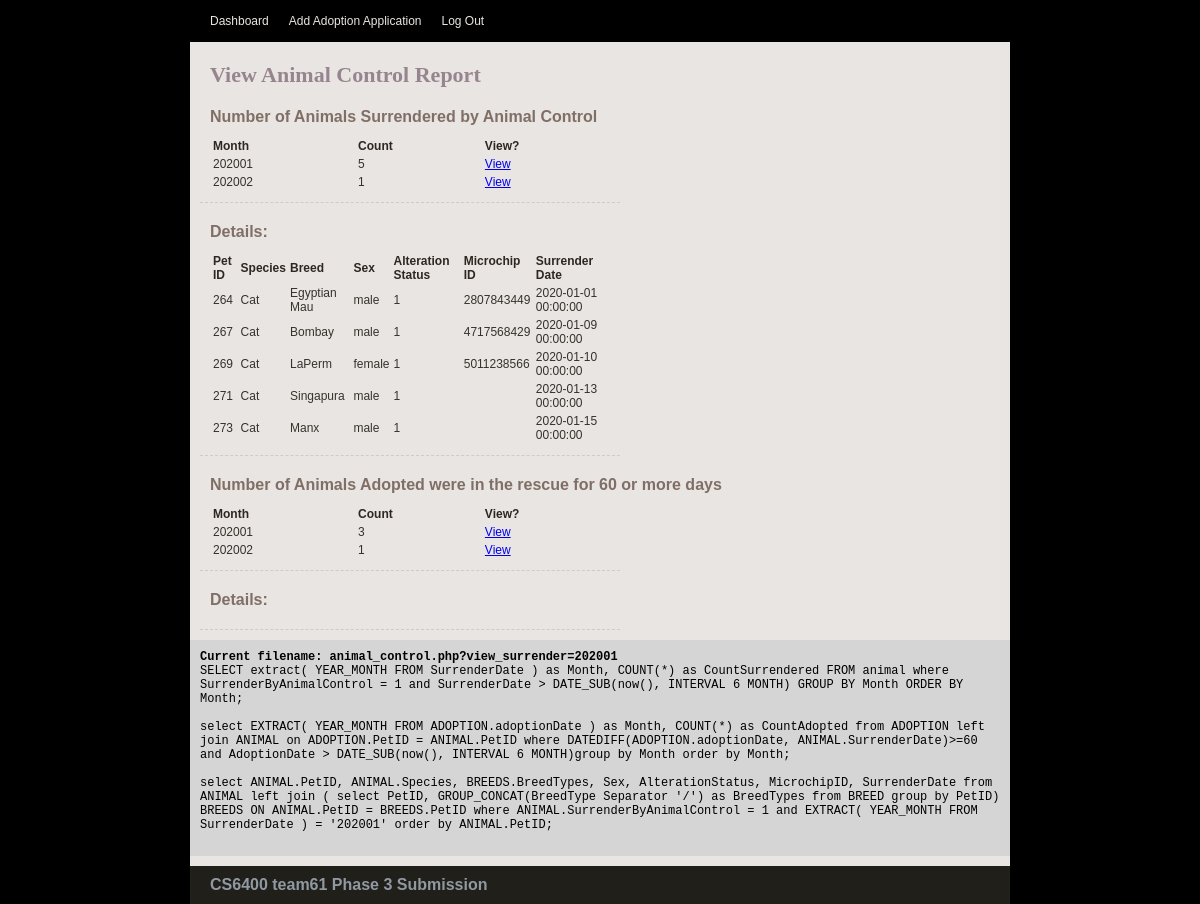
The app's page /animal_control.php?view_surrender=202001 (signed in) with its own data.
### tables this page shows
CREATE TABLE ANIMAL (
    PetID INT NOT NULL AUTO_INCREMENT,
    AlterationStatus BOOLEAN NOT NULL,
    Name VARCHAR(45) NOT NULL,
    Sex VARCHAR(10) NOT NULL,
    Age FLOAT NOT NULL,
    Description VARCHAR(200) NOT NULL,
    Species VARCHAR(20) NOT NULL,
    SurrenderReason VARCHAR(200) NOT NULL,
    SurrenderByAnimalControl BOOLEAN NOT NULL,
    SurrenderDate DATETIME NOT NULL,
    MicrochipID VARCHAR(50) NULL,
    Username VARCHAR(20) NOT NULL,
    PRIMARY KEY (PetID),
    FOREIGN KEY (Species) REFERENCES SPECIES (Species),
    FOREIGN KEY (Username) REFERENCES `USER` (Username));

### lib/common.php (called while the page is built, shortened)
<?php
$query_msg = [];
$encodedStr = basename($_SERVER['REQUEST_URI']);
$current_filename = urldecode($encodedStr);
?>

### animal_control.php (the view, shortened to what this page needs)
<?php
include('lib/common.php');
$query = "SELECT extract( YEAR_MONTH FROM SurrenderDate ) as Month, COUNT(*) as CountSurrendered " .
    "FROM animal " .
    "where SurrenderByAnimalControl = 1 and SurrenderDate  > DATE_SUB(now(), INTERVAL 6 MONTH) " .
    "GROUP BY Month " .
    "ORDER BY Month";
$surrendercount = mysqli_query($db, $query);
$query = "select EXTRACT( YEAR_MONTH FROM ADOPTION.adoptionDate ) as Month, COUNT(*) as CountAdopted " .
    "from ADOPTION " .
    "left join ANIMAL " .
    "on ADOPTION.PetID = ANIMAL.PetID " .
    "where DATEDIFF(ADOPTION.adoptionDate, ANIMAL.SurrenderDate)>=60 and AdoptionDate > DATE_SUB(now(), INTERVAL 6 MONTH)" .
    "group by Month " .
    "order by Month";
$adoptioncount = mysqli_query($db, $query);
if (!empty($_GET['view_surrender'])) {
    $month = $_GET['view_surrender'];
    $query = "select ANIMAL.PetID, ANIMAL.Species, BREEDS.BreedTypes, Sex, AlterationStatus, MicrochipID, SurrenderDate ".
            "from ANIMAL " .
            "left join ( " .
            "select PetID, GROUP_CONCAT(BreedType Separator '/') as BreedTypes " .
            "from BREED " .
            "group by PetID) BREEDS " .
            "ON ANIMAL.PetID = BREEDS.PetID " .
            "where ANIMAL.SurrenderByAnimalControl = 1 and EXTRACT( YEAR_MONTH FROM SurrenderDate ) = '$month' ".
            "order by ANIMAL.PetID";
    $surrender_animal = mysqli_query($db, $query);
}
?>
<?php include("lib/header.php"); ?>
</head>
<body>
    <div id="main_container">
        <?php include("lib/menu.php"); ?>
        <div class="center_content">
            <div class="center_left">
                <div class="title_name">View Animal Control Report</div>
                <div class="features">
                    <div class="section">
                        <div class="subtitle">Number of Animals Surrendered by Animal Control</div>
                        <table>
                            <?php
                            if (isset($surrendercount)) {
                                print "<tr>";
                                print "<td class='heading'>Month</td>";
                                print "<td class='heading'>Count</td>";
                                print "<td class='heading'>View?</td>";
                                print "</tr>";
                                while ($row = mysqli_fetch_array($surrendercount, MYSQLI_ASSOC)) {
                                    print "<tr>";
                                    print "<td>{$row['Month']}</td>";
                                    print "<td>{$row['CountSurrendered']}</td>";
                                    print '<td>
                                        <a href="animal_control.php?view_surrender=' . urlencode($row['Month']) . '">View</a>
                                        </td>';
                                    print "</tr>";
                                }
                            }    ?>
                        </table>
                    </div>
                    <div class="section">
                        <div class="subtitle">Details:</div>
                        <table>
                            <?php
                            if (isset($surrender_animal)) {
                                print "<tr>";
                                print "<td class='heading'>Pet ID</td>";
                                print "<td class='heading'>Species</td>";
                                print "<td class='heading'>Breed</td>";
                                print "<td class='heading'>Sex</td>";
                                print "<td class='heading'>Alteration Status</td>";
                                print "<td class='heading'>Microchip ID</td>";
                                print "<td class='heading'>Surrender Date</td>";
                                print "</tr>";
                                while ($row = mysqli_fetch_array($surrender_animal, MYSQLI_ASSOC)) {
                                    print "<tr>";
                                        print "<td>{$row['PetID']}</td>";
                                        print "<td>{$row['Species']}</td>";
                                        print "<td>{$row['BreedTypes']}</td>";
                                        print "<td>{$row['Sex']}</td>";
                                        print "<td>{$row['AlterationStatus']}</td>";
                                        print "<td>{$row['MicrochipID']}</td>";
                                        print "<td>{$row['SurrenderDate']}</td>";
                                    print "</tr>";
                                }
                            }    ?>
                        </table>
                    </div>
                    <div class="section">
                        <div class="subtitle">Number of Animals Adopted were in the rescue for 60 or more days</div>
                        <table>
                            <?php
                            if (isset($adoptioncount)) {
                                print "<tr>";
                                print "<td class='heading'>Month</td>";
                                print "<td class='heading'>Count</td>";
                                print "<td class='heading'>View?</td>";
                                print "</tr>";
                                while ($row = mysqli_fetch_array($adoptioncount, MYSQLI_ASSOC)) {
                                    print "<tr>";
                                    print "<td>{$row['Month']}</td>";
                                    print "<td>{$row['CountAdopted']}</td>";
                                    print '<td>
                                        <a href="animal_control.php?view_adopted=' . urlencode($row['Month']) . '">View</a>
                                        </td>';
                                    print "</tr>";
                                }
                            }    ?>
                        </table>
                    </div>
                    <div class="section">
                        <div class="subtitle">Details:</div>
                    </div>
                </div>
            </div>
            <?php include("lib/error.php"); ?>
        </div>
        <?php include("lib/footer.php"); ?>
    </div>
</body>
</html>

### lib/header.php (shortened to what this page needs)
<!DOCTYPE html>
	<head>
		<link rel="stylesheet" type="text/css" href="css/shelter_management.css" />

### lib/menu.php (shortened to what this page needs)
<div class="nav_bar">
	<ul>
                 <li><a href="dashboard.php" <?php if($current_filename=='dashboard.php') echo "class='active'"; ?>>Dashboard</a></li>
                 <li><a href="add_application.php" <?php if(strpos($current_filename, 'add_application.php') !== false) echo "class='active'"; ?>>Add Adoption Application</a></li>
                 <li><a href="logout.php"> <span class='glyphicon glyphicon-log-out'></span> Log Out</a></li>
	</ul>
</div>

### lib/error.php (shortened to what this page needs)
   <?php if($query_msg) {  ?>
   <div class='query'>
        <div class=query_msg'>
           <?php
               foreach ($query_msg as $query) {
                   echo $query . NEWLINE;
                }
           ?>
       </div>
   </div>
<?php } ?>

### lib/footer.php
        <div id="footer">
            <div class="footer">
            	<div class="resource_title">CS6400 team61 Phase 3 Submission</div>
</div>
        </div>

### css/shelter_management.css (style rules this page uses)
body { background:url(../img/bg.gif) repeat #000000; padding:0; font-family: Verdana, Geneva, sans-serif; font-size:12px; margin:auto auto auto auto; color:#36322b; }
table { width: 100%; }
th, td { padding: 1px; text-align: left; }
ul { text-align: left; padding:0px; }
li { padding:0px; }
#main_container { width:820px; height:auto; margin:auto; padding:0px; }
.title_name { width: auto; font-family: Georgia, serif; font-weight:bold; font-size:22px; color:#96858F; margin:0px 10px 0px 10px; }
.query { float: left; width:800px; position: relative; padding:10px 10px 10px 10px; font-family: Consolas, monaco, monospace; background-color: #D5D5D5; color: black; }
.heading { font-size:12px; color:#2e2721; font-weight:bold; }
.subtitle { width: 600px; font-family: Verdana, Geneva, sans-serif; font-weight:bold; font-size:16px; color:#806F66; padding:10px 0px 10px 0px; }
.nav_bar { width:820px; height:42px; margin:0px; font-family: Verdana, Geneva, sans-serif; background:url(../img/menu_bg.gif) no-repeat left; }
.nav_bar ul { list-style:none; padding:0 0 0 10px; margin:0px; }
.nav_bar ul li { display:inline; }
.nav_bar ul li a { float:left; height:42px; border:none; padding:0 10px 0 10px; text-decoration:none; color:#E9E5E2; line-height:42px; font-size:12px; }
.center_content { width:820px; height:auto; padding:10px 0px 10px 0px; clear:both; background-color:#E9E5E2; }
.center_left { width:600px; float:left; padding:10px 10px 10px 10px; }
.section { float:left; width:400px; border-bottom:1px #CCCCCC dashed; padding:10px 10px 10px 10px; }
.resource_title { width: 600px; font-family: Verdana, Geneva, sans-serif; font-weight:bold; font-size:16px; color:#9099A2; padding:0px 0px 0px 0px; }
.footer { width:790px; height:auto; font-family: Palatino, sans-serif; color:black; float:left; padding:10px 10px 10px 20px; background-color: #201F1A; }

### records on screen
animal: PetID "264", Species "Cat", BreedTypes "Egyptian Mau", Sex "male", AlterationStatus "1", MicrochipID "2807843449", SurrenderDate "2020-01-01 00:00:00"
animal: PetID "267", Species "Cat", BreedTypes "Bombay", Sex "male", AlterationStatus "1", MicrochipID "4717568429", SurrenderDate "2020-01-09 00:00:00"
animal: PetID "269", Species "Cat", BreedTypes "LaPerm", Sex "female", AlterationStatus "1", MicrochipID "5011238566", SurrenderDate "2020-01-10 00:00:00"
animal: PetID "271", Species "Cat", BreedTypes "Singapura", Sex "male", AlterationStatus "1", SurrenderDate "2020-01-13 00:00:00"
animal: PetID "273", Species "Cat", BreedTypes "Manx", Sex "male", AlterationStatus "1", SurrenderDate "2020-01-15 00:00:00"

### other values on screen
$row['Month'] "202001"
$row['CountSurrendered'] "5"
$row['Month'] "202002"
$row['CountSurrendered'] "1"
$row['CountAdopted'] "3"
$row['CountAdopted'] "1"
$query "Current filename: animal_control.php?view_surrender=202001"
